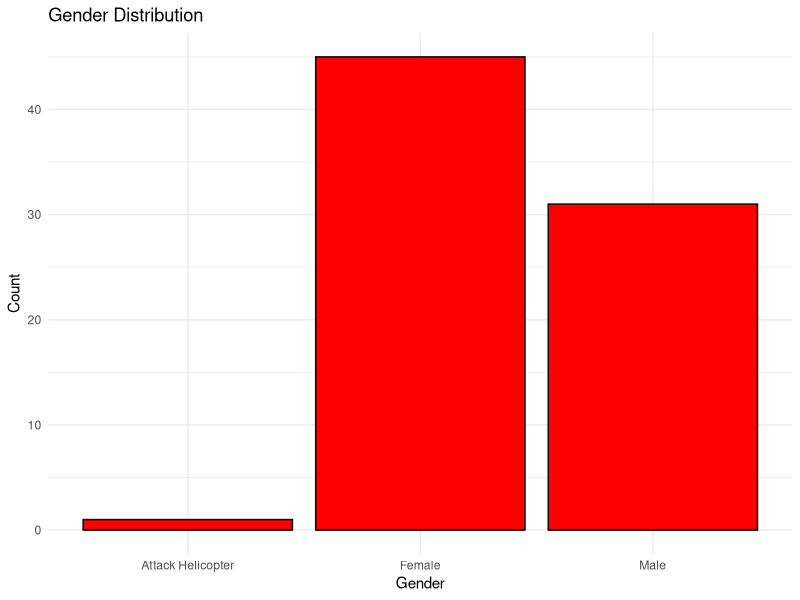

Write the R code that produced this figure.
## ---- chunk 1
knitr::opts_chunk$set(echo = TRUE)
## ---- chunk 2
install.packages("readxl")
library("readxl")

infos <- read_excel("Online Messaging Using Messenger.xlsx")
View(infos)

## ---- chunk 3
# Load the necessary library
library(readxl)

# Read the Excel file
infos <- read_excel("Online Messaging Using Messenger.xlsx")

# Remove decimals from the "What is your age?" column
infos$"What is your age?" <- as.integer(infos$"What is your age?")

# Display the updated dataframe
head(infos)

View(infos)


## ---- chunk 4

# Load the necessary libraries
library(readxl)
library(ggplot2)

# Read the Excel file
infos <- read_excel("Online Messaging Using Messenger.xlsx")

# Create a bar plot for gender distribution
gender_plot <- ggplot(data = infos, aes(x = Gender)) +
               geom_bar(fill = "red", color = "black") +
               labs(title = "Gender Distribution",
                    x = "Gender",
                    y = "Count") +
               theme_minimal()

# Display the plot
print(gender_plot)


## ---- chunk 5
# Load the necessary libraries
library(readxl)
library(ggplot2)

# Read the Excel file
infos <- read_excel("Online Messaging Using Messenger.xlsx")

# Create a bar plot for education level distribution
education_plot <- ggplot(data = infos, aes(x = `What is your education level?`, fill = `What is your education level?`)) +
                  geom_bar() +
                  labs(title = "Education Level Distribution",
                       x = "Education Level",
                       y = "Count") +
                  theme_minimal() +
                  theme(axis.text.x = element_text(angle = 45, hjust = 1))  # Rotate x-axis labels for better readability

# Display the plot
View(education_plot)


